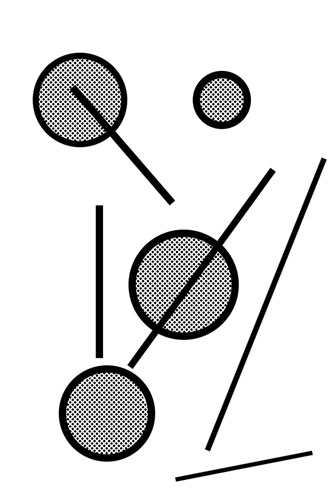
#> input picture lab4/4-1.jpg, 334 x 498 px, found by its file name
$ python kod2.py
#> lines starting #> are read from the running program, lines starting #| are printed output that depends on the picture; after the words box and inside, x2 and y2 are one past the last pixel; in counts of white or black regions, pixels touching at a corner belong together
import cv2
import numpy
import math


def nothing(x):
    pass


pathImg1 = "./lab4/4-1.jpg"
winName = "test_window"

cv2.namedWindow(winName, cv2.WINDOW_GUI_NORMAL)

img = cv2.imread(pathImg1, flags=cv2.IMREAD_GRAYSCALE)
#> img is the input picture: shape (498, 334); min 0, max 255, mean 223.8

cv2.createTrackbar("size", winName, 1, 10, nothing)
cv2.createTrackbar("iterations", winName, 1, 10, nothing)
cv2.createTrackbar("type", winName, 1, 4, nothing)


morph_type = [cv2.MORPH_OPEN, cv2.MORPH_CLOSE,
              cv2.MORPH_GRADIENT, cv2.MORPH_TOPHAT, cv2.MORPH_BLACKHAT]
while 1:
    # ker = numpy.full((7,7), 1)
    size = cv2.getTrackbarPos("size", winName)+1
    iter = cv2.getTrackbarPos("iterations", winName)+1
    t = cv2.getTrackbarPos("type", winName)

    img_new = cv2.morphologyEx(img, morph_type[t], kernel=numpy.ones((size, size), dtype=int),
                               anchor=(-1, -1),
                               iterations=iter,
                               borderType=cv2.BORDER_CONSTANT, borderValue=(
                                   255, 255, 255),
                               )
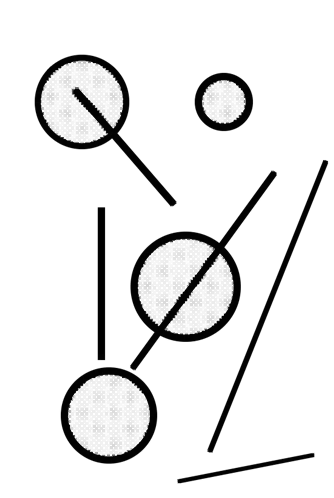
#> img_new: shape (498, 334); min 0, max 255, mean 232.7

    # cv2.imshow(winName, img_new)
    # key = cv2.waitKey(100)
    break
    if key == 27:
        break

cv2.destroyWindow(winName)
cv2.namedWindow(winName)
img = img_new.copy()

_, new_img = cv2.threshold(img, 10, 255, cv2.THRESH_BINARY_INV)
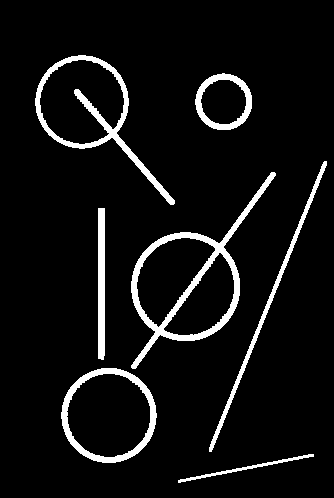
#> new_img: shape (498, 334); 6.7% white; 7 white regions, largest, box (x1, y1, x2, y2) and area: (131, 172, 276, 369) 3314, (35, 55, 175, 205) 2342, (61, 368, 157, 463) 1751

lines = cv2.HoughLinesP(new_img, rho=1, theta=math.pi /180,
                            threshold=50, minLineLength=50, maxLineGap=3)
#> lines = 30 rows, first 6: [211, 451, 318, 174], [133, 368, 271, 172], [135, 368, 275, 174], [74, 90, 170, 204], [227, 412, 323, 162], [77, 89, 174, 200]
img2=cv2.cvtColor(new_img, cv2.COLOR_GRAY2BGR)
# [4 lines of commented-out code are left out]

circles = cv2.HoughCircles(new_img, method=cv2.HOUGH_GRADIENT, dp=2,
                            minDist=20, param1=80, param2=100, minRadius=0, maxRadius=0)
#> circles = [[185, 287, 54.4], [109, 415, 41.6], [81, 101, 42]]
max_R = circles[0][0][2]
#> max_R = 54.4
max_circle = circles[0][0]
#> max_circle = [185, 287, 54.4]
for c in circles[0]:
    if c[2]>max_R:
      max_R = c[2]
      max_circle = c
#> this loop made 3 passes
#> after the loop, max_R = 54.4
x,y,R = int(max_circle[0]),int(max_circle[1]),int(max_circle[2])
#> x = 185; y = 287; R = 54
cv2.circle(img2, center = (x, y), radius = R, color = (255, 0, 0), thickness = 3, lineType = cv2.LINE_8)

# img2=cv2.cvtColor(new_img, cv2.COLOR_GRAY2BGR)
max_line = lines[0]
#> max_line = [[211, 451, 318, 174]]
line_len = 0
for line in lines:
    l = ((line[0][0]-line[0][2])**2+(line[0][1]-line[0][3])**2)**0.5
    if line_len <= l:
        max_line = line
        line_len = l
#> this loop made 30 passes
#> (l, max_line, line_len) on pass 1: (296.9, [[211, 451, 318, 174]], 296.9)
#> (line, l) on passes 2 to 7: ([[133, 368, 271, 172]], 239.7), ([[135, 368, 275, 174]], 239.2), ([[74, 90, 170, 204]], 149), ([[227, 412, 323, 162]], 267.8), ([[77, 89, 174, 200]], 147.4), ([[98, 228, 102, 359]], 131.1)
#> after the loop, line_len = 296.9
cv2.line(img2, (max_line[0][0],max_line[0][1]), (max_line[0][2],max_line[0][3]), (0,0,255), 5, cv2.LINE_AA)
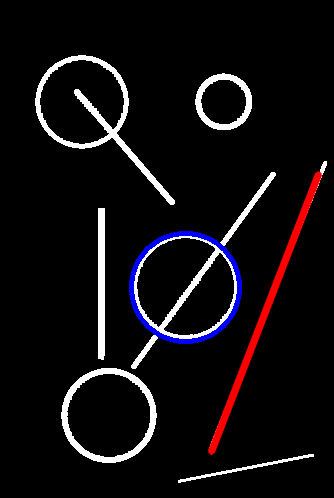
#> img2: shape (498, 334, 3); mean B, G, R 16.3, 13.7, 17.1

cv2.imshow(winName, img2)
key = cv2.waitKey(10000)
#> (key Esc is pressed here)
# print(circles)
# # print(len(circles))
